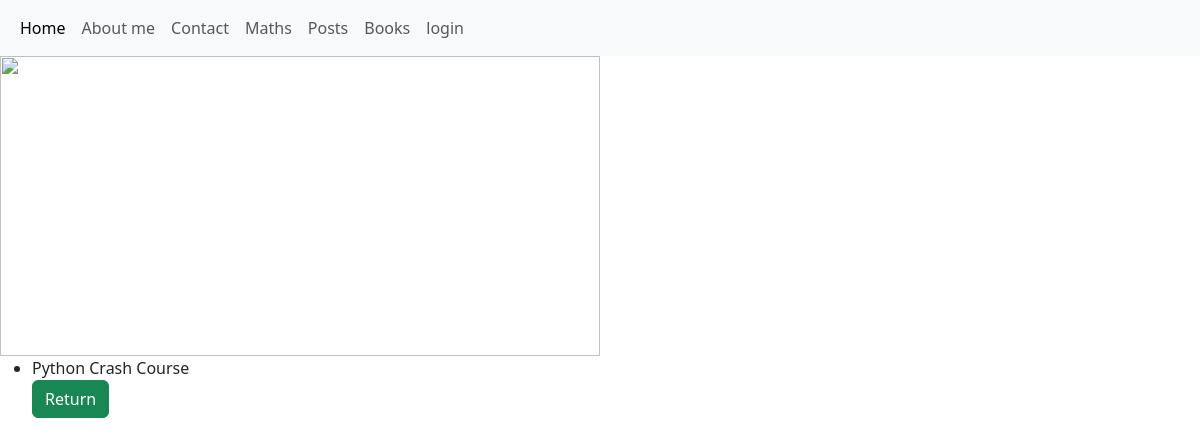
/books/borrows, run on an earlier commit of the app's database.
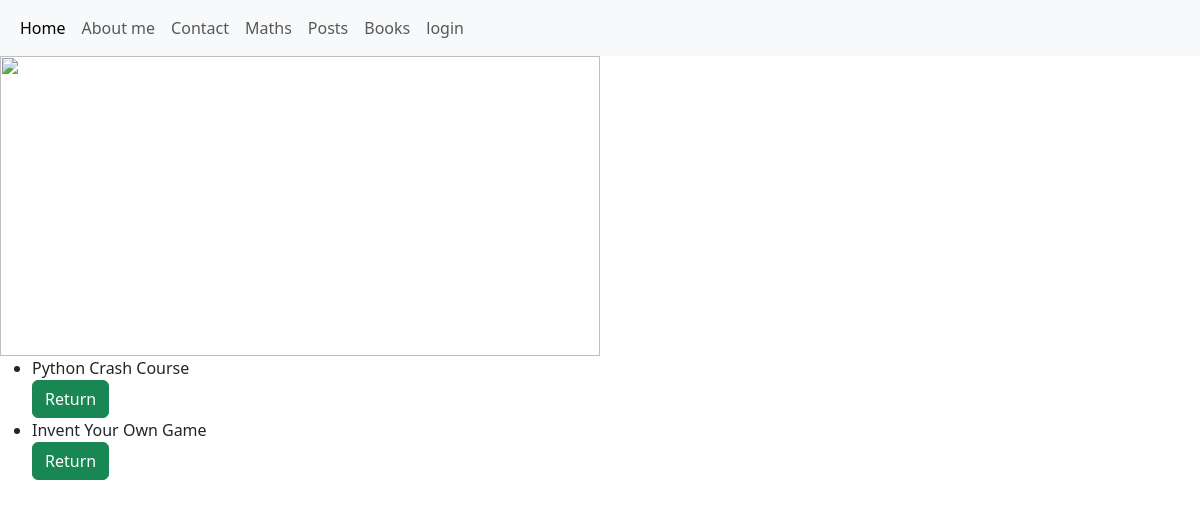
And on a later commit of the database.
### books/models.py (models this page shows, shortened)
class Borrow(models.Model):
   user = models.ForeignKey(User, on_delete=models.CASCADE, null=True, blank=True)
   book_id = models.ForeignKey('books.Book', on_delete=models.CASCADE, null=True, blank=True)
   borrowed = models.DateTimeField(auto_now_add=True)
   returned = models.DateTimeField(null=True, blank=True)
   is_returned = models.BooleanField(default=False)

class Book(models.Model):
   title = models.CharField(max_length=20)
   author_id = models.ForeignKey('books.Author', on_delete=models.CASCADE, null=True, blank=True)
   image = models.ImageField(upload_to='photos/%Y/%m/%d')
   tags = models.ManyToManyField("books.Tag", related_name="books")
   created = models.DateTimeField(auto_now_add=True)

### books/views.py (the view)
# urls.py: path('borrows', borrows_list, name="borrows"),
def borrows_list(request):
   if request.method == 'POST' and 'borrow_id' in request.POST:
       borrow = Borrow.objects.get(id=request.POST['borrow_id'])
       borrow.is_returned = True
       borrow.returned = datetime.now()
       borrow.save()
   borrows = Borrow.objects.filter(is_returned=False)
   return render(
       request=request,
       template_name="books/borrows_list.html",
       context={"borrows": borrows}
   )

### books/templates/books/borrows_list.html (shortened to what this page needs)
{% extends "main.html" %}
{% block content %}
   <ul>
       {% for b in borrows %}
           <li>
            {{ b.book_id.title }}
            <form method="POST" class="float-right">{% csrf_token %}
            <button class="btn btn-success">Return</button></form>
           </li>
       {% endfor %}
   </ul>
   <br/>
{% endblock %}

### templates/main.html (shortened to what this page needs)
{% load django_bootstrap5 %}
<!DOCTYPE html>
<html lang="en">
<head>
   {% load static %}
   <link rel="stylesheet" type="text/css" href="{% static 'maths/css/style.css' %}">
   {% bootstrap_css %}
</head>
<body>
    <nav class="navbar navbar-expand-lg bg-body-tertiary">
        <div class="container-fluid">
          <div class="collapse navbar-collapse" id="navbarNavAltMarkup">
            <div class="navbar-nav">
              <a class="nav-link active" aria-current="page" href="/">Home</a>
              <a class="nav-link" href="/me">About me</a>
              <a class="nav-link" href="/contact">Contact</a>
              <a class="nav-link" href="/maths">Maths</a>
              <a class="nav-link" href="/posts">Posts</a>
              <a class="nav-link" href="/books">Books</a>
              {% if user.is_authenticated %}
              <p class="nav-link">
                  {{ user.username }} | <a href="{% url 'logout' %}">logout</a>
              </p>
              {% else %}
                  <a class="nav-link" href="{% url 'login' %}">login</a>
              {% endif %}
            </div>
          </div>
        </div>
      </nav>
    <div id="content">
    <div id="header">
            <img src="{% static 'maths/img/logo.svg' %}" width="600" height="300">
    </div>
    <div id="inner-content">
        {% block content %}{% endblock %}
    </div>
    </div>
</body>
</html>

### maths/static/maths/css/style.css (style rules this page uses)
div#header { color: red; }

What changed in the data, as far as the page shows it:
added Borrow: book_id "Invent Your Own Game"
